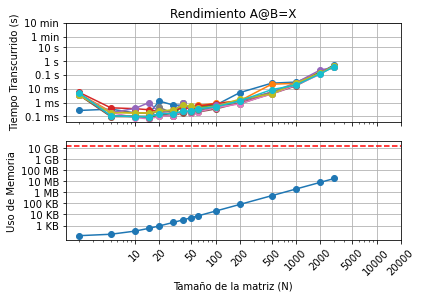

This chart was generated by the following Python code:
# -*- coding: utf-8 -*-
"""
Created on Mon Aug 10 10:15:34 2020

@author: Ale
"""

from time import perf_counter
import matplotlib.pyplot as plt
import sys
from numpy import zeros, float32
import numpy as np


from scipy import linalg

def matriz_laplaciana(N, dtype=float32):
    
    Matrizlp = zeros((N,N), dtype=np.longdouble)
    
    for i in range (N):
        
        for j in range (N):
            
            if i==j:
                Matrizlp[i,j]=2
                
            if i+1==j:
                Matrizlp[i,j]=-1
                
            if i-1==j:
                Matrizlp[i,j]=-1
                
    return Matrizlp

Tamañodelamatriz = [2,5,10,15,20,30,40,50,60,100,200,500,1000,2000,3000]
    
dt = []
memoria = []
    
Cantidadcorridas = 10


for numerocorrida in range(Cantidadcorridas):
    
    corrida = open(f"Corrida{numerocorrida}.txt","w")
    
    for N in Tamañodelamatriz:
        
         a=matriz_laplaciana(N,dtype=float32)

         t1 = perf_counter()
    
         X = linalg.inv(a,overwrite_a=False)

         t2 = perf_counter()
    
         deltatiempo = t2 - t1
    
         memoria1 = (sys.getsizeof(a))
    
         print(f"Para un N = {N}")
    
         print(f"El tiempo entre ambos es {deltatiempo} s")
    
         print(f"La memoria utilizada es de {memoria1} bytes")
         print("--------------------------------------")
         
         dt.append(deltatiempo)
         memoria.append(memoria1)
         
         corrida.write(f"{N} {deltatiempo} {memoria1}\n")
         corrida.flush()

plt.figure()

plt.subplot(2,1,1)

x = [10,20,50,100,200,500,1000,2000,5000,10000,20000]    
y1 = [0.1e-3,1e-3,1e-2,0.1,1.,10.,60,60*10,]
yl = ["0.1 ms","1 ms","10 ms","0.1 s","1 s","10 s","1 min","10 min"]
y2 = [10**3,10**4,10**5,10**6,10**7,10**8,10**9,10**10,]
yt = ["1 KB","10 KB","100 KB","1 MB","10 MB","100 MB","1 GB","10 GB","100 GB"]

for i in range(Cantidadcorridas):
    
    memoriausada=[]
    tiempos = []
    archivos = (f"Corrida{i}.txt")
    apertura = open(archivos,'r')
    todas_las_lineas = apertura.readlines()
    
    for j in range(len(Tamañodelamatriz)):
        
        fila = []
        fila.append(todas_las_lineas[j])
        fila = fila[0].split(" ")
        tiempos.append(float(fila[1]))
        memoriausada.append(int(fila[2]))
        
    apertura.close()
    plt.loglog(Tamañodelamatriz,tiempos,"-o")


plt.xticks(x,[])
plt.yticks(y1,yl)
plt.grid(True) 
plt.ylabel("Tiempo Transcurrido (s)")
plt.title("Rendimiento A@B=X")   

plt.subplot(2,1,2)
plt.loglog(Tamañodelamatriz,memoriausada,"-o") 
plt.xticks(x,x,rotation=45)
plt.grid(True) 
plt.yticks(y2,yt)
plt.ylabel("Uso de Memoria")
plt.xlabel("Tamaño de la matriz (N)")
plt.axhline(y=16000000000, xmin=0.001, xmax=0.9999,color="red",ls="--")

plt.show()
